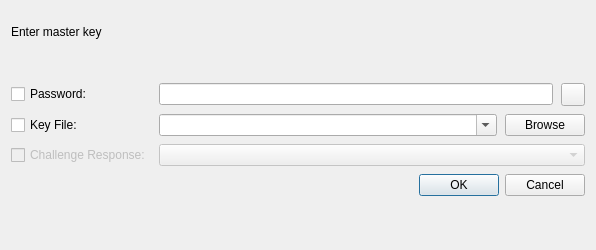
<?xml version="1.0" encoding="UTF-8"?>
<ui version="4.0">
  <class>DatabaseOpenWidget</class>
  <widget class="QWidget" name="DatabaseOpenWidget">
    <property name="geometry">
      <rect>
        <x>0</x>
        <y>0</y>
        <width>596</width>
        <height>250</height>
      </rect>
    </property>
    <layout class="QVBoxLayout" name="verticalLayout" stretch="1,0,0,1,0,0,3">
      <property name="spacing">
        <number>8</number>
      </property>
      <item>
        <spacer name="verticalSpacer_2">
          <property name="orientation">
            <enum>Qt::Vertical</enum>
          </property>
          <property name="sizeHint" stdset="0">
            <size>
              <width>20</width>
              <height>40</height>
            </size>
          </property>
        </spacer>
      </item>
      <item>
        <widget class="QLabel" name="labelHeadline">
          <property name="text">
            <string>Enter master key</string>
          </property>
        </widget>
      </item>
      <item>
        <widget class="QLabel" name="labelFilename"/>
      </item>
      <item>
        <spacer name="verticalSpacer_3">
          <property name="orientation">
            <enum>Qt::Vertical</enum>
          </property>
          <property name="sizeHint" stdset="0">
            <size>
              <width>20</width>
              <height>40</height>
            </size>
          </property>
        </spacer>
      </item>
      <item>
        <layout class="QGridLayout" name="gridLayout">
          <property name="verticalSpacing">
            <number>8</number>
          </property>
          <item row="1" column="0">
            <widget class="QCheckBox" name="checkKeyFile">
              <property name="text">
                <string>Key File:</string>
              </property>
            </widget>
          </item>
          <item row="0" column="0">
            <widget class="QCheckBox" name="checkPassword">
              <property name="text">
                <string>Password:</string>
              </property>
            </widget>
          </item>
          <item row="0" column="1">
            <layout class="QHBoxLayout" name="horizontalLayout">
              <item>
                <widget class="PasswordEdit" name="editPassword">
                  <property name="echoMode">
                    <enum>QLineEdit::Password</enum>
                  </property>
                </widget>
              </item>
              <item>
                <widget class="QToolButton" name="buttonTogglePassword">
                  <property name="checkable">
                    <bool>true</bool>
                  </property>
                </widget>
              </item>
            </layout>
          </item>
          <item row="1" column="1">
            <layout class="QHBoxLayout" name="horizontalLayout_2">
              <item>
                <widget class="QComboBox" name="comboKeyFile">
                  <property name="sizePolicy">
                    <sizepolicy hsizetype="Expanding" vsizetype="Fixed">
                      <horstretch>0</horstretch>
                      <verstretch>0</verstretch>
                    </sizepolicy>
                  </property>
                  <property name="editable">
                    <bool>true</bool>
                  </property>
                </widget>
              </item>
              <item>
                <widget class="QPushButton" name="buttonBrowseFile">
                  <property name="text">
                    <string>Browse</string>
                  </property>
                </widget>
              </item>
            </layout>
          </item>
          <item row="2" column="0">
            <widget class="QCheckBox" name="checkChallengeResponse">
              <property name="enabled">
                <bool>false</bool>
              </property>
              <property name="text">
                <string>Challenge Response:</string>
              </property>
            </widget>
          </item>
          <item row="2" column="1">
            <widget class="QComboBox" name="comboChallengeResponse">
              <property name="enabled">
                <bool>false</bool>
              </property>
            </widget>
          </item>
        </layout>
      </item>
      <item>
        <widget class="QDialogButtonBox" name="buttonBox">
          <property name="orientation">
            <enum>Qt::Horizontal</enum>
          </property>
          <property name="standardButtons">
            <set>QDialogButtonBox::Cancel|QDialogButtonBox::Ok</set>
          </property>
        </widget>
      </item>
      <item>
        <spacer name="verticalSpacer">
          <property name="orientation">
            <enum>Qt::Vertical</enum>
          </property>
          <property name="sizeHint" stdset="0">
            <size>
              <width>20</width>
              <height>40</height>
            </size>
          </property>
        </spacer>
      </item>
    </layout>
  </widget>
  <customwidgets>
    <customwidget>
      <class>PasswordEdit</class>
      <extends>QLineEdit</extends>
      <header>gui/PasswordEdit.h</header>
    </customwidget>
  </customwidgets>
  <tabstops>
    <tabstop>checkPassword</tabstop>
    <tabstop>editPassword</tabstop>
    <tabstop>buttonTogglePassword</tabstop>
    <tabstop>checkKeyFile</tabstop>
    <tabstop>comboKeyFile</tabstop>
    <tabstop>buttonBrowseFile</tabstop>
    <tabstop>buttonBox</tabstop>
  </tabstops>
  <resources/>
  <connections/>
</ui>
